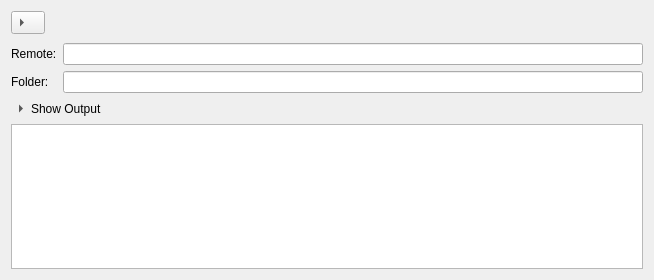
<?xml version="1.0" encoding="UTF-8"?>
<ui version="4.0">
 <class>MountWidget</class>
 <widget class="QWidget" name="MountWidget">
  <property name="geometry">
   <rect>
    <x>0</x>
    <y>0</y>
    <width>654</width>
    <height>280</height>
   </rect>
  </property>
  <property name="windowTitle">
   <string>Form</string>
  </property>
  <layout class="QVBoxLayout" name="verticalLayout">
   <property name="spacing">
    <number>0</number>
   </property>
   <item>
    <widget class="QWidget" name="widget" native="true">
     <layout class="QHBoxLayout" name="horizontalLayout">
      <property name="leftMargin">
       <number>0</number>
      </property>
      <property name="topMargin">
       <number>0</number>
      </property>
      <property name="rightMargin">
       <number>0</number>
      </property>
      <property name="bottomMargin">
       <number>0</number>
      </property>
      <item>
       <widget class="QToolButton" name="showDetails">
        <property name="checkable">
         <bool>true</bool>
        </property>
        <property name="toolButtonStyle">
         <enum>Qt::ToolButtonTextBesideIcon</enum>
        </property>
        <property name="arrowType">
         <enum>Qt::RightArrow</enum>
        </property>
       </widget>
      </item>
      <item>
       <widget class="QLabel" name="info"/>
      </item>
      <item>
       <widget class="QToolButton" name="cancel">
        <property name="toolTip">
         <string>Unmount</string>
        </property>
        <property name="styleSheet">
         <string notr="true">QToolButton { border: 0 }</string>
        </property>
        <property name="text">
         <string/>
        </property>
       </widget>
      </item>
     </layout>
    </widget>
   </item>
   <item>
    <widget class="QWidget" name="details" native="true">
     <layout class="QGridLayout" name="gridLayout_2">
      <property name="leftMargin">
       <number>0</number>
      </property>
      <property name="rightMargin">
       <number>0</number>
      </property>
      <property name="bottomMargin">
       <number>0</number>
      </property>
      <item row="1" column="1" colspan="2">
       <widget class="QLineEdit" name="folder">
        <property name="readOnly">
         <bool>true</bool>
        </property>
       </widget>
      </item>
      <item row="0" column="1" colspan="2">
       <widget class="QLineEdit" name="remote">
        <property name="readOnly">
         <bool>true</bool>
        </property>
       </widget>
      </item>
      <item row="2" column="0" colspan="2">
       <widget class="QToolButton" name="showOutput">
        <property name="styleSheet">
         <string notr="true">QToolButton { border: 0 }</string>
        </property>
        <property name="text">
         <string>Show Output</string>
        </property>
        <property name="checkable">
         <bool>true</bool>
        </property>
        <property name="toolButtonStyle">
         <enum>Qt::ToolButtonTextBesideIcon</enum>
        </property>
        <property name="arrowType">
         <enum>Qt::RightArrow</enum>
        </property>
       </widget>
      </item>
      <item row="3" column="0" colspan="3">
       <widget class="QPlainTextEdit" name="output">
        <property name="lineWrapMode">
         <enum>QPlainTextEdit::NoWrap</enum>
        </property>
        <property name="readOnly">
         <bool>true</bool>
        </property>
       </widget>
      </item>
      <item row="1" column="0">
       <widget class="QLabel" name="label_2">
        <property name="sizePolicy">
         <sizepolicy hsizetype="Fixed" vsizetype="Preferred">
          <horstretch>0</horstretch>
          <verstretch>0</verstretch>
         </sizepolicy>
        </property>
        <property name="text">
         <string>Folder:</string>
        </property>
        <property name="buddy">
         <cstring>folder</cstring>
        </property>
       </widget>
      </item>
      <item row="0" column="0">
       <widget class="QLabel" name="label_1">
        <property name="sizePolicy">
         <sizepolicy hsizetype="Fixed" vsizetype="Preferred">
          <horstretch>0</horstretch>
          <verstretch>0</verstretch>
         </sizepolicy>
        </property>
        <property name="text">
         <string>Remote:</string>
        </property>
        <property name="buddy">
         <cstring>remote</cstring>
        </property>
       </widget>
      </item>
     </layout>
    </widget>
   </item>
  </layout>
 </widget>
 <tabstops>
  <tabstop>showDetails</tabstop>
  <tabstop>cancel</tabstop>
  <tabstop>remote</tabstop>
  <tabstop>folder</tabstop>
  <tabstop>showOutput</tabstop>
  <tabstop>output</tabstop>
 </tabstops>
 <resources/>
 <connections/>
</ui>
